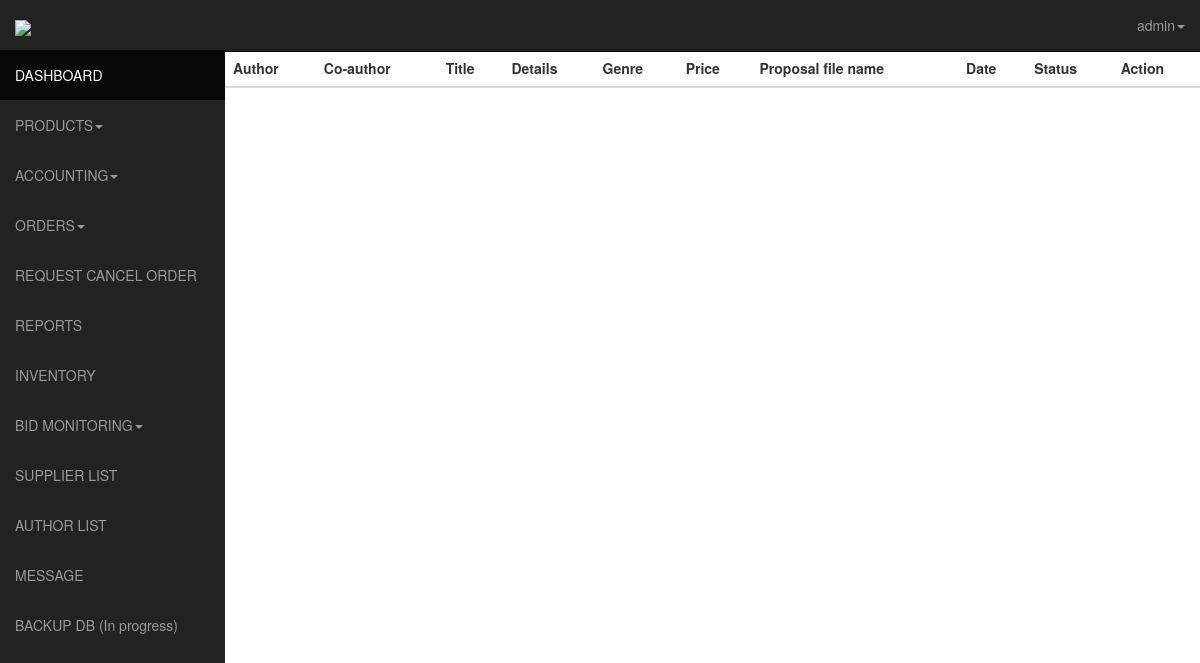
The page /admin/authorbidlist.php (signed in) on the database as committed earlier.
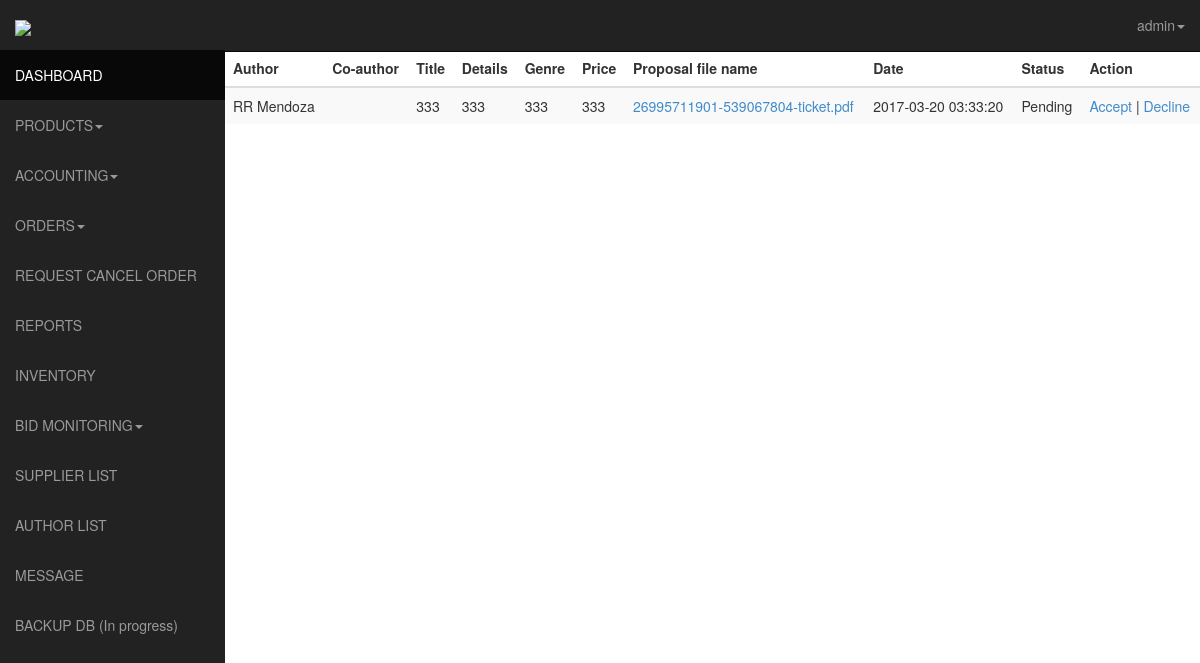
The same page on the database as committed later.
### tables this page shows
CREATE TABLE IF NOT EXISTS `author_bid` (
  `id` int(11) NOT NULL AUTO_INCREMENT,
  `bid_id` int(11) NOT NULL,
  `title` varchar(255) NOT NULL,
  `details` varchar(255) NOT NULL,
  `co_author` varchar(255) NOT NULL,
  `author_id` int(11) NOT NULL,
  `genre` varchar(255) NOT NULL,
  `projected_price` varchar(255) NOT NULL,
  `status` varchar(19) DEFAULT NULL,
  `created_date` timestamp NOT NULL DEFAULT CURRENT_TIMESTAMP,
  PRIMARY KEY (`id`)
);

CREATE TABLE IF NOT EXISTS `users` (
  `id` int(11) NOT NULL AUTO_INCREMENT,
  `usn` varchar(50) NOT NULL,
  `fname` varchar(120) NOT NULL,
  `lname` varchar(120) NOT NULL,
  `birthday` date NOT NULL,
  `address` varchar(60) NOT NULL,
  `contact` int(11) NOT NULL,
  `email` varchar(120) NOT NULL,
  `password` varchar(128) NOT NULL,
  `activate` int(11) NOT NULL,
  `code` int(11) NOT NULL,
  `date` date NOT NULL,
  `block` int(11) NOT NULL,
  `pic` int(11) NOT NULL,
  `ext` varchar(5) NOT NULL,
  `admin` int(11) NOT NULL,
  `user_type` int(10) NOT NULL,
  PRIMARY KEY (`id`)
);

CREATE TABLE IF NOT EXISTS `uploaded_bid_file` (
  `id` int(11) NOT NULL AUTO_INCREMENT,
  `bid_id` int(11) NOT NULL,
  `author_id` int(11) NOT NULL,
  `file_name` varchar(255) NOT NULL,
  `ext` varchar(10) NOT NULL,
  `active` int(11) NOT NULL,
  `created_date` timestamp NOT NULL DEFAULT CURRENT_TIMESTAMP,
  PRIMARY KEY (`id`)
);

### admin/authorbidlist.php (the view, shortened to what this page needs)
<!DOCTYPE html>
<html lang="en">
  <head>
    <link href="css/bootstrap.css" rel="stylesheet">
    <link href="css/sb-admin.css" rel="stylesheet">
    <link rel="stylesheet" href="css/morris-0.4.3.min.css">
  </head>
  <body>
    <div id="wrapper">
      <nav class="navbar navbar-inverse  navbar-fixed-top" role="navigation">
      <?php include 'template/sidebar.php';?>
    <?php include 'template/top.php';?>
    </nav>
    <div class="table-responsive">
      <table class="table table-striped">
        <thead>
    <th>Author</th>
    <th>Co-author</th>
    <th>Title</th>
    <th>Details</th>
    <th>Genre</th>
    <th>Price</th>
    <th>Proposal file name</th>
    <th>Date</th>
    <th>Status</th>
    <th>Action</th>
  </thead>
  <?php
  $sql = mysql_query("SELECT author_bid.id as author_bid_id, author_bid. * , bids.id as bids_id, bids . *, uploaded_bid_file.id as uploaded_bid_file_id,  uploaded_bid_file.*, users.id as users_id, users.*
FROM author_bid
INNER JOIN bids ON bids.id = author_bid.bid_id
INNER JOIN users ON author_bid.author_id=users.id
INNER JOIN uploaded_bid_file ON uploaded_bid_file.bid_id=bids.id WHERE users.user_type=2 AND author_bid.status!=-1 AND author_bid.status!=1 AND uploaded_bid_file.active=1 AND bids.active=1");
  $requestCount = mysql_num_rows($sql);
  if ($requestCount > 0) {
     while ($row = mysql_fetch_array($sql)) {
      $author_bid_id = $row['author_bid_id'];
      $bids_id = $row['bids_id'];
      $uploaded_bid_file_id = $row['uploaded_bid_file_id'];
      $users_id = $row['users_id'];
      $fname = $row['fname'];
      $lname = $row['lname'];
      $coauthor = $row['co_author'];
      $title = $row['title'];
      $details = $row['details'];
      $genre = $row['genre'];
      $price = $row['projected_price'];
      $filename = $row['file_name'];
      $date = $row['created_date'];
      $status = ($row['status'] == '0' ? 'Pending' : 'Completed');
      echo "
        <tr>
          <td>$fname $lname</td>
          <td>$coauthor</td>
          <td>$title</td>
          <td>$details</td>
          <td>$genre</td>
          <td>$price</td>
          <td><a href='viewuploadedbid.php?filename=$filename'>$filename</a></td>
          <td>$date</td>
          <td>$status</td>
          <td><a href='uploadcontract.php?action=accept&id=$author_bid_id&id2=$bids_id&id3=$uploaded_bid_file_id&id4=$users_id'>Accept</a> | <a href='authorbidlist.php?action=decline&id=$author_bid_id&id2=$bids_id&id3=$uploaded_bid_file_id&id4=$users_id'>Decline</a></td>
        </tr>
      ";
     }
  }
   ?>
      </table>
    </div>
    </div>
    </body>
    </html>

### admin/template/sidebar.php (shortened to what this page needs)
<div class="navbar-header">
  <a class="navbar-brand" href="index.php"><img src="../img/logo.png" /></a>
</div>
<div class="collapse navbar-collapse navbar-ex1-collapse">
  <ul class="nav navbar-nav side-nav">
    <li class="active"><a href="index.php"><i class="fa fa-dashboard"></i> DASHBOARD</a></li>
    <li class="dropdown">
      <a href="#" class="dropdown-toggle" data-toggle="dropdown"><i class="fa fa-caret-square-o-down"></i>PRODUCTS<b class="caret"></b></a>
    </li>
    <li class="dropdown">
      <a href="#" class="dropdown-toggle" data-toggle="dropdown"><i class="fa fa-caret-square-o-down"></i>ACCOUNTING<b class="caret"></b></a>
    </li>
   <li class="dropdown">
      <a href="orders.php" class="dropdown-toggle" data-toggle="dropdown"><i class="fa fa-caret-square-o-down"></i>ORDERS<b class="caret"></b></a>
    </li>
     <li><a href="cancel.php"><i class="fa fa-edit"></i>REQUEST CANCEL ORDER</a></li>
    <li><a href="reports.php"><i class="fa fa-edit"></i> REPORTS</a></li>
    <li><a href="inventory.php"><i class="fa fa-font"></i>INVENTORY</a></li>
    <li class="dropdown">
      <a href="#" class="dropdown-toggle" data-toggle="dropdown"><i class="fa fa-caret-square-o-down"></i>BID MONITORING<b class="caret"></b></a>
    </li>
    <li><a href="../admin/supplierlist.php"><i class="fa fa-font"></i>SUPPLIER LIST</a></li>
    <li><a href="../admin/authorlist.php"><i class="fa fa-font"></i>AUTHOR LIST</a></li>
    <li><a href="messaging.php"><i class="fa fa-font"></i>MESSAGE</a></li>
    <li><a href="backup.php"><i class="fa fa-font"></i>BACKUP DB (In progress)</a></li>
  </ul>

Rows that differ between the two databases and show on the page:
added author_bid: users.fname "RR", users.lname "Mendoza", title "333", details "333", genre "333", projected_price "333", uploaded_bid_file.file_name "26995711901-539067804-ticket.pdf", uploaded_bid_file.created_date "2017-03-20 03:33:20", status "Pending"
